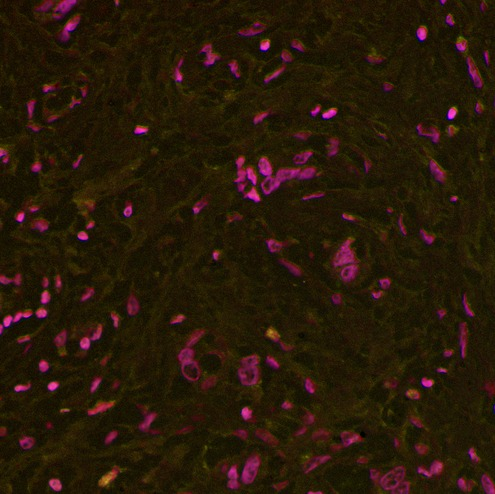
#> input picture images/004_5159be00ea30524dc200beca.jpg, 495 x 494 px
$ python cellextractor.py ../images/004_5159be00ea30524dc200beca.jpg   (Python 2 division)   (older library calls are emulated)
#> lines starting #> are read from the running program, lines starting #| are printed output that depends on the picture; after the words box and inside, x2 and y2 are one past the last pixel; in counts of white or black regions, pixels touching at a corner belong together
import numpy as np
import sys, re, os, cv2
#import matplotlib.pyplot as plt

# this was generated by first drawing a perfect circle in a 20px square image (see circle.jpg)
# then the contours of the perfect circle were found, printed and pasted here
perfect_circle = np.array([[[ 1,  1]], [[ 1,  4]], [[ 2,  5]], [[ 2,  6]], [[ 1,  7]], [[ 1, 12]], [[ 2, 13]], [[ 2, 14]], [[ 1, 15]], [[ 1, 18]], [[ 4, 18]], [[ 5, 17]], [[ 6, 17]], [[ 7, 18]], [[12, 18]], [[13, 17]], [[14, 17]], [[15, 18]], [[18, 18]], [[18, 15]], [[17, 14]], [[17, 13]], [[18, 12]], [[18,  7]], [[17,  6]], [[17,  5]], [[18,  4]], [[18,  1]], [[15,  1]], [[14,  2]], [[13,  2]], [[12,  1]], [[ 7,  1]], [[ 6,  2]], [[ 5,  2]], [[ 4,  1]]])

# some constants
circle_similarity_threshold = 0.9
max_size_threshold = 30
min_size_threshold = 10

def main(argv):

    # read the file
    filename = argv[0]
    src = cv2.imread(filename, cv2.IMREAD_COLOR)
#> src is the input picture: shape (494, 495, 3); mean B, G, R 8.7, 25.2, 40.5

    # check it's an image file
    if src is None:
        sys.exit(filename + " could not be read as an image file")

    # convert to grey scale
    src_gray = cv2.cvtColor(src, cv2.COLOR_BGR2GRAY)
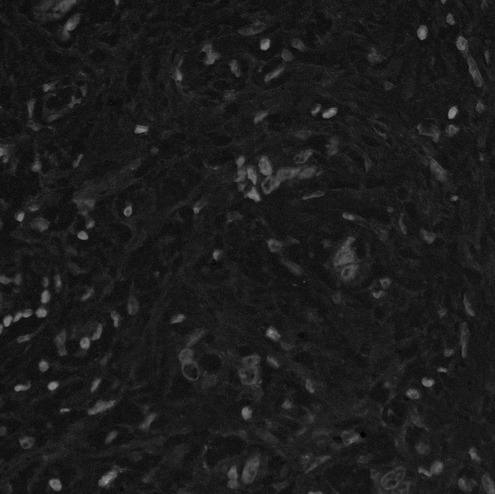
#> src_gray: shape (494, 495); min 1, max 157, mean 27.9

    # calculate the optimal threshold to apply
    optimal_threshold = getOptimalThreshold(src_gray)

    #print filename, optimal_threshold

    # Find contours
    ret, dst = cv2.threshold(src_gray, optimal_threshold, 255, 0)
    contours, hierarchy = cv2.findContours(dst, cv2.RETR_TREE, cv2.CHAIN_APPROX_SIMPLE)

    cells_found = 0;
    for i in range(0,len(contours)):

        if cv2.matchShapes(contours[i], perfect_circle, 1, 0) <= circle_similarity_threshold:

            # calculate the minimal bounding box to surround the countour
            x,y,w,h = cv2.boundingRect(contours[i])

            # filter out cells that are too elongated the wrong size
            if w <= max_size_threshold and h <= max_size_threshold and w >= min_size_threshold and h >= min_size_threshold:

                # Draw contours (to create a mask)
                drawing = np.zeros(src.shape, src.dtype)
                cv2.drawContours(drawing, contours, i, (255,255,255), cv2.cv.CV_FILLED, 8, hierarchy, 0)

                # mask out the contoured cells
                cells = src & drawing

                # obtain a crop of this contour
                crop = cells[y: y + h, x: x + w]
                #crop = src[y: y + h, x: x + w]

                # write the image to a file
                cells_found += 1
                cell_filename = re.sub('\.[^.]*$', "_cell_" + str(cells_found) + ".jpg", os.path.basename(filename))
                cv2.imwrite(cell_filename, crop, [cv2.IMWRITE_JPEG_QUALITY, 100])

    # [14 lines of commented-out code are left out]
def getOptimalThreshold(src_gray):

    # [11 lines of commented-out code are left out]

    return getOptimalThreshold_maximiseCellCountNoOutliers(src_gray)
#> the loop in getOptimalThreshold_maximiseCellCountNoOutliers, `for threshold in range(0,255):` made 255 passes
#> contours on pass 1: [[[0, 0], [0, 493], [494, 493], [494, 0]]]
#> pass 2, in getOptimalThreshold_maximiseCellCountNoOutliers, `ret, dst = cv2.threshold(src_gray, threshold, 255, 0)`:
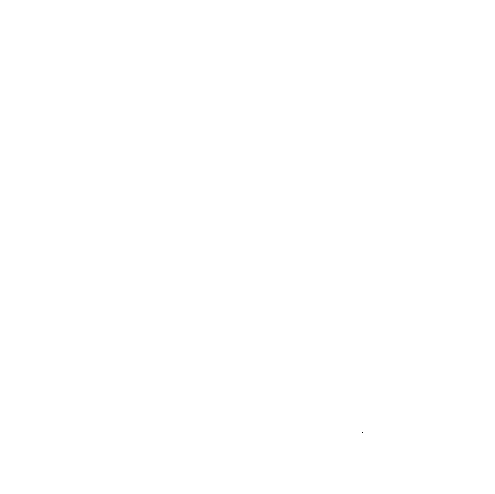
#> dst: shape (494, 495); 100% white; black in thin lines or dots, all inside (x1, y1, x2, y2) = (362, 432, 363, 433)
#> after the loop in getOptimalThreshold_maximiseCellCountNoOutliers, `for threshold in range(0,255):`: dst: shape (494, 495); every value is 0
#> after the loop in getOptimalThreshold_maximiseCellCountNoOutliers, `for threshold in range(0,255):`: allcells_found = 255 values, max 207 at index 22, min 0 at index 0, mean 15.02

# returns a list of nonzero cells minus any outliers
def reject_outliers(cells):

    # calculate the standard deviation of the list
    d = abs(cells - np.mean(cells))
#> d = 255 values, max 192 at index 22, min 0.0235 at index 68, mean 22.52
    mdev = np.std(cells)
#> mdev = 34.94
    s = d/mdev if mdev else 0.
#> s = 255 values, max 5.49 at index 22, min 0.000673 at index 68, mean 0.645

    thresholds = range(0,255)
    nonoutlier_cells = []
    nonoutlier_thresholds = []

    # get rid of outliers
    for i in range(0,len(cells)):

        if s[i] < 2.0:
            nonoutlier_cells.append(cells[i])
            nonoutlier_thresholds.append(thresholds[i])
#> after the loop, nonoutlier_cells = 242 values, max 84 at index 21, min 0 at index 0, mean 8.87; nonoutlier_thresholds = 242 values from 0 to 254

    # cut off the first and last 10% of values from the list
    chop_factor = abs(len(nonoutlier_cells)/10)
#> chop_factor = 24
    nonoutlier_cells = nonoutlier_cells[chop_factor:len(nonoutlier_cells)-chop_factor]
#> nonoutlier_cells = 194 values, max 83 at index 0, min 0 at index 68, mean 8.29
    nonoutlier_thresholds = nonoutlier_thresholds[chop_factor:len(nonoutlier_thresholds)-chop_factor]
#> nonoutlier_thresholds = 194 values from 37 to 230

    return nonoutlier_thresholds, nonoutlier_cells

# finds the optimal threshold by searching for the maximum cells found minus any outliers
def getOptimalThreshold_maximiseCellCountNoOutliers(src_gray):

    optimal_threshold = 0
    max_cells_found = 0

    allcells_found = []

    for threshold in range(0,255):

        # find contours
        ret, dst = cv2.threshold(src_gray, threshold, 255, 0)
        contours, hierarchy = cv2.findContours(dst, cv2.RETR_TREE, cv2.CHAIN_APPROX_SIMPLE)

        # count contours
        cells_found = 0;
        for i in range(0,len(contours)):

            if cv2.matchShapes(contours[i], perfect_circle, 1, 0) <= circle_similarity_threshold:

                x,y,w,h = cv2.boundingRect(contours[i])

                if w <= max_size_threshold and h <= max_size_threshold and w >= min_size_threshold and h >= min_size_threshold:

                    cells_found += 1

        allcells_found.append(cells_found)

        #print "Number of cells found: ", threshold, cells_found

    thresholds, allcells_found = reject_outliers(allcells_found)
#> thresholds = 194 values from 37 to 230; allcells_found has the same summary as nonoutlier_cells in reject_outliers

    max_cells_found = 0

    for i in range(len(allcells_found)):

        if allcells_found[i] >= max_cells_found:
            max_cells_found = allcells_found[i]
            optimal_threshold = thresholds[i]
#> this loop made 194 passes
#> (max_cells_found, optimal_threshold) on pass 1: (83, 37)
#> after the loop, max_cells_found = 83; optimal_threshold = 37

    # [4 lines of commented-out code are left out]

    return optimal_threshold

# finds the optimal threshold by searching for the maximum cells found
def getOptimalThreshold_maximiseCellCount(src_gray):

    optimal_threshold = 0
    max_cells_found = 0

    for threshold in range(0,255):

        # find contours
        ret, dst = cv2.threshold(src_gray, threshold, 255, 0)
        contours, hierarchy = cv2.findContours(dst, cv2.RETR_TREE, cv2.CHAIN_APPROX_SIMPLE)

        # count contours
        cells_found = 0;
        for i in range(0,len(contours)):

            if cv2.matchShapes(contours[i], perfect_circle, 1, 0) <= circle_similarity_threshold:

                x,y,w,h = cv2.boundingRect(contours[i])

                if w <= max_size_threshold and h <= max_size_threshold and w >= min_size_threshold and h >= min_size_threshold:

                    cells_found += 1

        #print "Number of cells found: %6d" % cells_found

        if cells_found >= max_cells_found:
            max_cells_found = cells_found
            optimal_threshold = threshold

    return optimal_threshold

if __name__ == "__main__":
    main(sys.argv[1:])
#> in main, `ret, dst = cv2.threshold(src_gray, optimal_threshold, 255, 0)`:
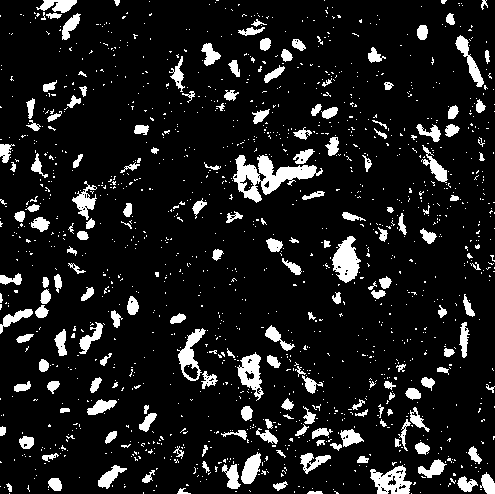
#> dst: shape (494, 495); 10.7% white; 1412 white regions (1230 under 20 px)
#> in main, `contours, hierarchy = cv2.findContours(dst, cv2.RETR_TREE, cv2.CHAIN_A..`: contours = 1540 contours, 1380 with area under 20; largest, box (x1, y1, x2, y2) and area: (233, 155, 323, 203) 1652, (332, 236, 361, 283) 768, (370, 465, 412, 494) 734, (177, 328, 206, 381) 636, (237, 352, 264, 401) 628
#> the loop in main, `for i in range(0,len(contours)): ` made 1540 passes
#> (x, y, w, h) on passes 5, 15, 19, 23, 26, 28, 30, 31, 33, 34, 38, 41: (334, 491, 5, 3), (177, 488, 14, 6), (124, 486, 2, 2), (27, 485, 3, 7), (186, 484, 3, 2), (448, 483, 3, 4), (6, 483, 6, 9), (413, 482, 3, 3), (273, 481, 15, 10), (283, 483, 4, 3), (48, 478, 14, 13), (457, 476, 21, 16)
#> after the loop in main, `for i in range(0,len(contours)):`: drawing: shape (494, 495, 3); 0.1% white; 1 white region, box (x1, y1, x2, y2) and area: (62, 13, 81, 40) 244
#> after the loop in main, `for i in range(0,len(contours)):`: cells_found = 83

$ run again, on images/008_5159c12bea30524dc200d1bd.jpg
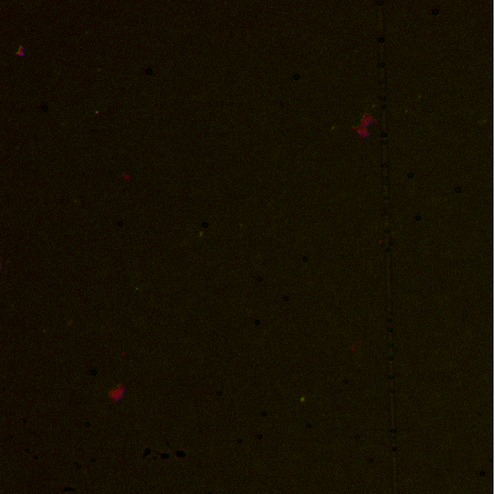
#> input picture images/008_5159c12bea30524dc200d1bd.jpg, 495 x 494 px
#> in main, src is the input picture: shape (494, 495, 3); mean B, G, R 2.3, 15.4, 21.8
#> the loop in getOptimalThreshold_maximiseCellCountNoOutliers, `for threshold in range(0,255):` made 255 passes
#> pass 3, in getOptimalThreshold_maximiseCellCountNoOutliers, `ret, dst = cv2.threshold(src_gray, threshold, 255, 0)`:
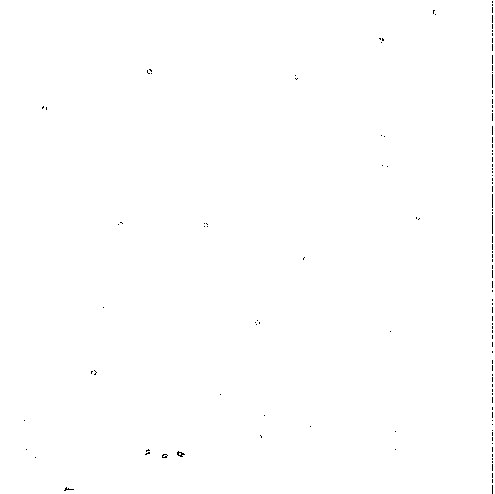
#> dst: shape (494, 495); 99.8% white; black in thin lines or dots
#> after the loop in getOptimalThreshold_maximiseCellCountNoOutliers, `for threshold in range(0,255):`: allcells_found = 255 values, max 211 at index 14, min 0 at index 0, mean 3.7
#> d = 255 values, max 207.3 at index 14, min 0.298 at index 19, mean 6.9
#> mdev = 23.2
#> s = 255 values, max 8.93 at index 14, min 0.0128 at index 19, mean 0.298
#> after the loop in reject_outliers, `for i in range(0,len(cells)):`: nonoutlier_cells = 249 values, max 34 at index 11, min 0 at index 0, mean 0.349; nonoutlier_thresholds = 249 values from 0 to 254
#> chop_factor = 24
#> in reject_outliers, `nonoutlier_cells = nonoutlier_cells[chop_factor:len(nonoutlier_cells)-..`: nonoutlier_cells = 201 values, max 1 at index 0, min 0 at index 2, mean 0.00995
#> in reject_outliers, `nonoutlier_thresholds = nonoutlier_thresholds[chop_factor:len(nonoutli..`: nonoutlier_thresholds = 201 values from 30 to 230
#> in getOptimalThreshold_maximiseCellCountNoOutliers, `thresholds, allcells_found = reject_outliers(allcells_found)`: allcells_found has the same summary as nonoutlier_cells in reject_outliers
#> the loop in getOptimalThreshold_maximiseCellCountNoOutliers, `for i in range(len(allcells_found)): ` made 201 passes
#> (max_cells_found, optimal_threshold) on passes 1 to 2: (1, 30), (1, 31)
#> after the loop in getOptimalThreshold_maximiseCellCountNoOutliers, `for i in range(len(allcells_found)):`: max_cells_found = 1; optimal_threshold = 31
#> in main, `ret, dst = cv2.threshold(src_gray, optimal_threshold, 255, 0)`:
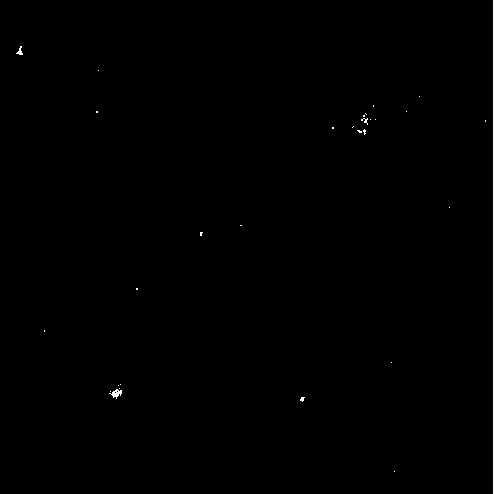
#> dst: shape (494, 495); 0.49% white; 30 white regions (26 under 20 px)
#> in main, `contours, hierarchy = cv2.findContours(dst, cv2.RETR_TREE, cv2.CHAIN_A..`: contours = 32 contours, 30 with area under 20; largest, box (x1, y1, x2, y2) and area: (493, 0, 495, 494) 493, (109, 389, 122, 399) 46
#> the loop in main, `for i in range(0,len(contours)): ` made 32 passes
#> (x, y, w, h, cells_found) on pass 4: (109, 389, 13, 10, 1)
#> after the loop in main, `for i in range(0,len(contours)):`: cells_found = 1
